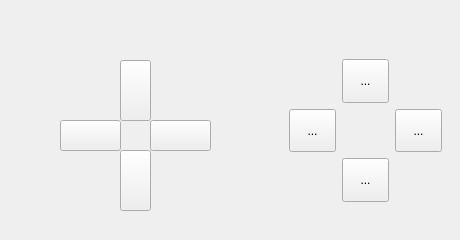
        <widget class="QWidget" name="tab_9">
         <property name="sizePolicy">
          <sizepolicy hsizetype="Minimum" vsizetype="Preferred">
           <horstretch>0</horstretch>
           <verstretch>0</verstretch>
          </sizepolicy>
         </property>
         <attribute name="title">
          <string>Joypad</string>
         </attribute>
         <widget class="QFrame" name="frame">
          <property name="geometry">
           <rect>
            <x>280</x>
            <y>50</y>
            <width>171</width>
            <height>161</height>
           </rect>
          </property>
          <property name="frameShape">
           <enum>QFrame::NoFrame</enum>
          </property>
          <property name="frameShadow">
           <enum>QFrame::Raised</enum>
          </property>
          <layout class="QGridLayout" name="gridLayout_2">
           <item row="0" column="1">
            <widget class="QToolButton" name="toolButtonA">
             <property name="minimumSize">
              <size>
               <width>30</width>
               <height>30</height>
              </size>
             </property>
             <property name="maximumSize">
              <size>
               <width>60</width>
               <height>60</height>
              </size>
             </property>
             <property name="text">
              <string>...</string>
             </property>
            </widget>
           </item>
           <item row="1" column="0">
            <widget class="QToolButton" name="toolButtonB">
             <property name="minimumSize">
              <size>
               <width>30</width>
               <height>30</height>
              </size>
             </property>
             <property name="maximumSize">
              <size>
               <width>60</width>
               <height>60</height>
              </size>
             </property>
             <property name="text">
              <string>...</string>
             </property>
            </widget>
           </item>
           <item row="1" column="2">
            <widget class="QToolButton" name="toolButtonC">
             <property name="minimumSize">
              <size>
               <width>30</width>
               <height>30</height>
              </size>
             </property>
             <property name="maximumSize">
              <size>
               <width>60</width>
               <height>60</height>
              </size>
             </property>
             <property name="text">
              <string>...</string>
             </property>
            </widget>
           </item>
           <item row="2" column="1">
            <widget class="QToolButton" name="toolButtonD">
             <property name="minimumSize">
              <size>
               <width>30</width>
               <height>30</height>
              </size>
             </property>
             <property name="maximumSize">
              <size>
               <width>60</width>
               <height>60</height>
              </size>
             </property>
             <property name="text">
              <string>...</string>
             </property>
            </widget>
           </item>
          </layout>
         </widget>
         <widget class="QFrame" name="frame_2">
          <property name="geometry">
           <rect>
            <x>20</x>
            <y>50</y>
            <width>241</width>
            <height>181</height>
           </rect>
          </property>
          <property name="frameShape">
           <enum>QFrame::NoFrame</enum>
          </property>
          <property name="frameShadow">
           <enum>QFrame::Raised</enum>
          </property>
          <widget class="QPushButton" name="pushButtonUp">
           <property name="geometry">
            <rect>
             <x>100</x>
             <y>10</y>
             <width>31</width>
             <height>61</height>
            </rect>
           </property>
           <property name="text">
            <string/>
           </property>
          </widget>
          <widget class="QPushButton" name="pushButtonDn">
           <property name="geometry">
            <rect>
             <x>100</x>
             <y>100</y>
             <width>31</width>
             <height>61</height>
            </rect>
           </property>
           <property name="text">
            <string/>
           </property>
          </widget>
          <widget class="QPushButton" name="pushButtonRt">
           <property name="geometry">
            <rect>
             <x>130</x>
             <y>70</y>
             <width>61</width>
             <height>31</height>
            </rect>
           </property>
           <property name="text">
            <string/>
           </property>
          </widget>
          <widget class="QPushButton" name="pushButtonLf">
           <property name="geometry">
            <rect>
             <x>40</x>
             <y>70</y>
             <width>61</width>
             <height>31</height>
            </rect>
           </property>
           <property name="text">
            <string/>
           </property>
          </widget>
         </widget>
        </widget>
